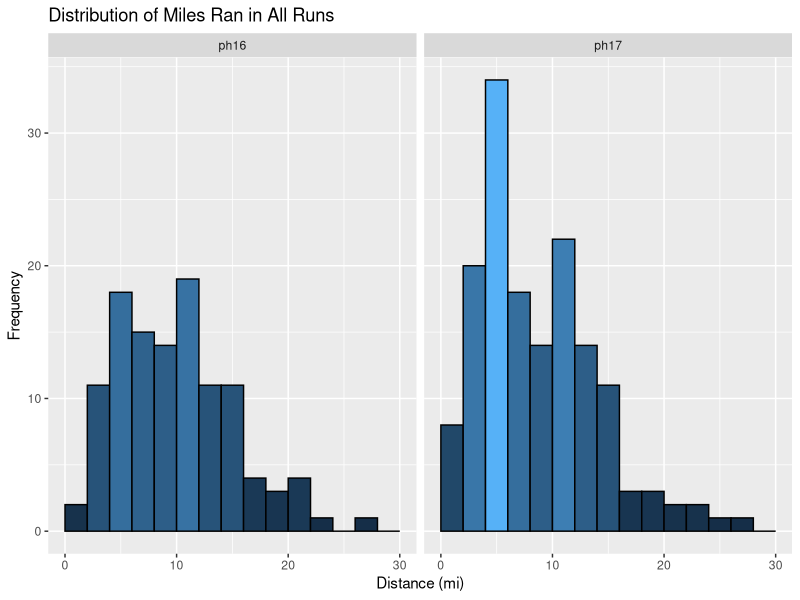
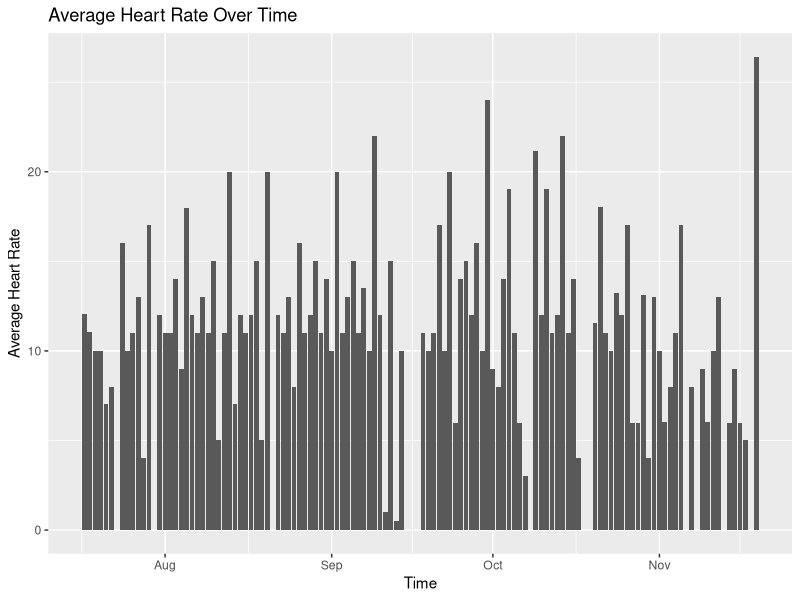
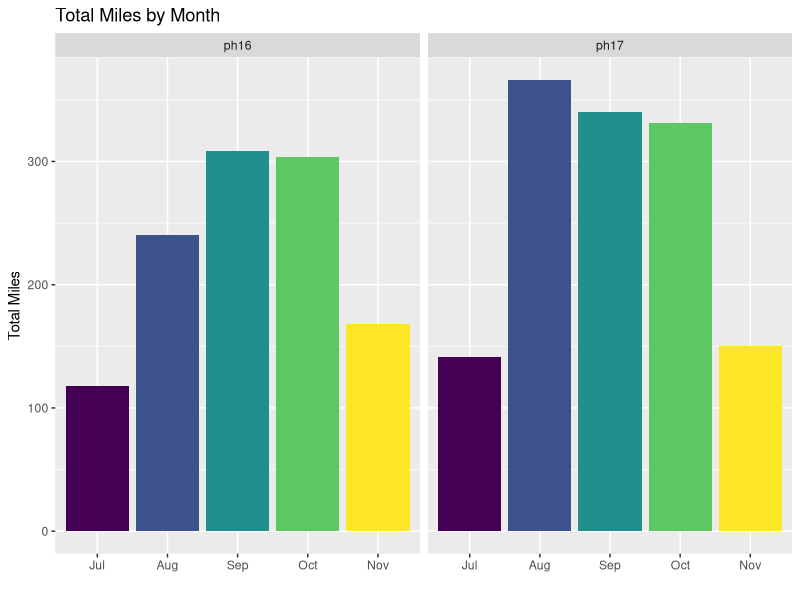
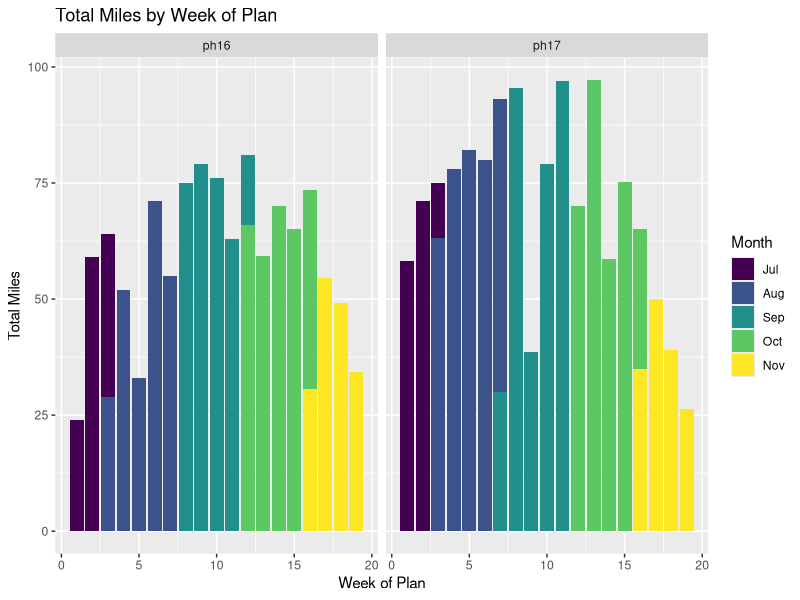
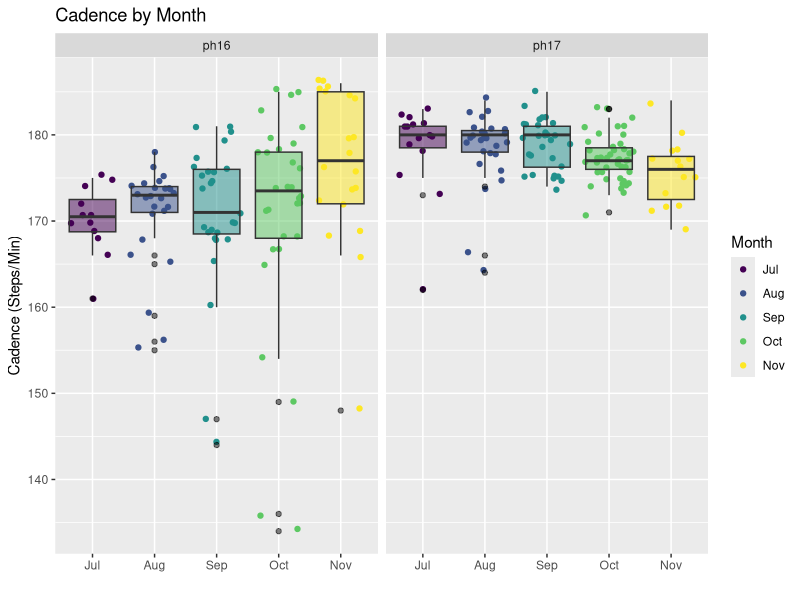
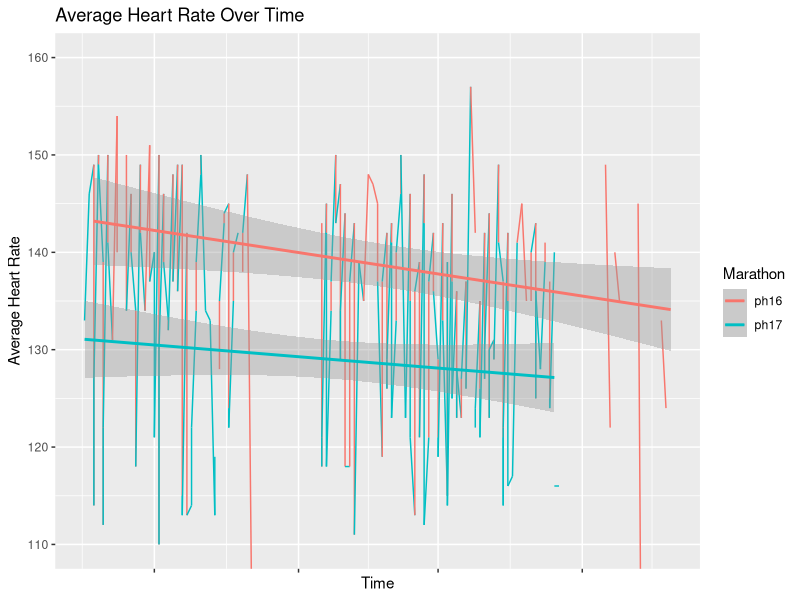
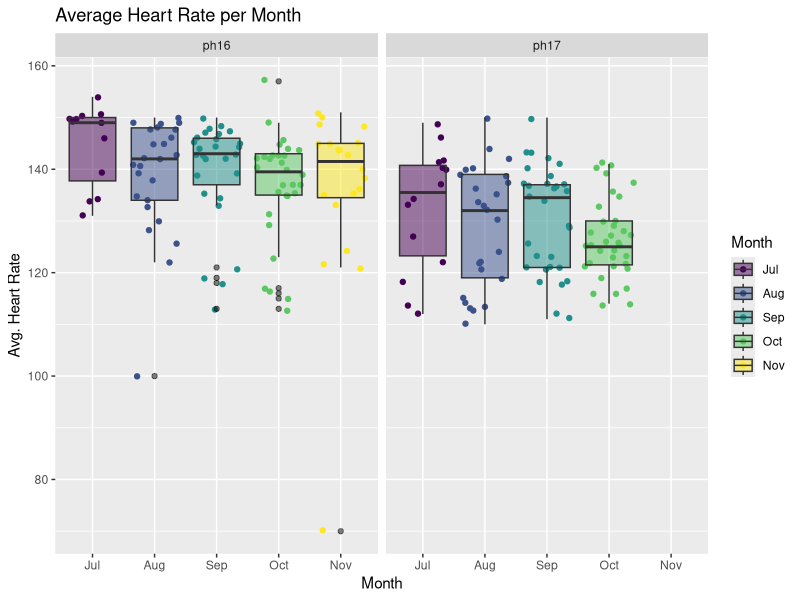
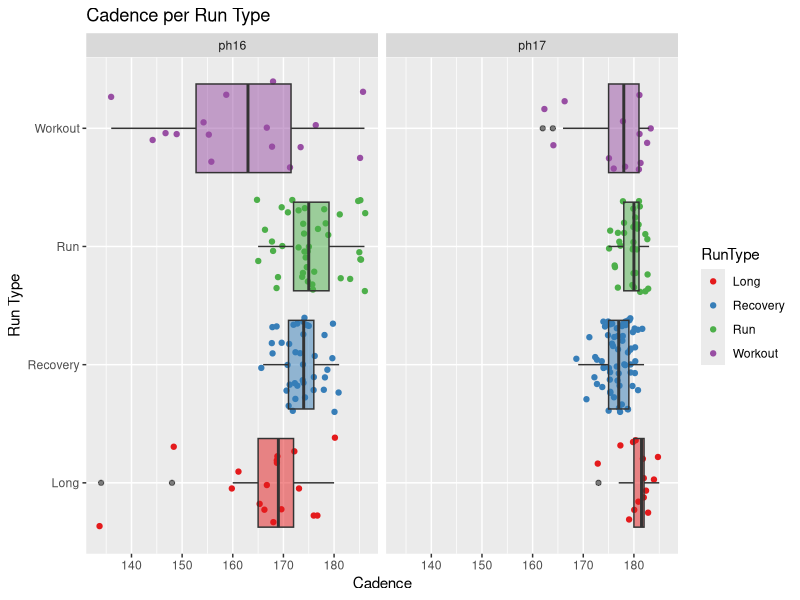

The R script that drew these images, in order:
## ---- chunk 1
library(tidyverse) # data cleaning and manipulation
library(ggplot2) # plotting
library(lubridate) # dates
library(RColorBrewer) # plotting
library(magrittr) # pipe operations

## load in data files for both races
philly17 <- read.csv("../../Data/2017/cleanedMarathonTrainingData_philly17.csv", stringsAsFactors = F)
philly16 <- read.csv("../../Data/2016/cleanedMarathonTrainingData_philly16.csv", stringsAsFactors = F)

# random missing month value?
philly16[17,"Month"] <- "Aug"

## combine into 1 dataset and remove redundant row
philly <- rbind(philly16,philly17)
philly %<>% select(-X)

glimpse(philly)

table(philly$Marathon)
## ---- chunk 2
philly %<>%
  mutate(# make POSIXct again
         Time = as.POSIXct(Time),
         Avg.Pace = as.POSIXct(Avg.Pace),
         Best.Pace = as.POSIXct(Best.Pace),
         Date = as.POSIXct(Date),
         StartTime = as.POSIXct(StartTime),
         # make Month an ordered factor
         Month = factor(Month, ordered = TRUE, 
                        levels = c("Jul","Aug","Sep","Oct","Nov")))
## ---- chunk 3
#distance histogram
ggplot(data = philly, aes(x = Distance)) + 
  geom_histogram(binwidth = 2, aes(fill = ..count..), colour = "black", boundary = 2) +
  scale_x_continuous(limits = c(0, 30)) +
  xlab("Distance (mi)") + 
  ylab("Frequency") + 
  ggtitle("Distribution of Miles Ran in All Runs") + 
  guides(fill = FALSE) +
  facet_grid(~ Marathon)
## ---- chunk 4
cat("2017 Runs: ")
table(philly$RunCat[philly$Marathon=="ph17"])
cat("2016 Runs: ")
table(philly$RunCat[philly$Marathon=="ph16"])
## ---- chunk 5
philly %>%
  filter(RunCat == "Misc")
## ---- chunk 6
philly %>%
  filter(Marathon == "ph17") %>%
  ggplot(aes(Date, Distance)) + 
    geom_bar(stat="identity") +
    #theme(axis.text.x = element_blank()) +
    xlab("Time") + 
    ylab("Average Heart Rate") + 
    ggtitle("Average Heart Rate Over Time")
## ---- chunk 7
cat("2017 Runs: ")
philly %>% filter(Marathon == "ph17") %>%
  select(Distance) %>%
  summarize(mean = mean(Distance), median = median(Distance), StdDev = sd(Distance),
            Min = min(Distance), Max = max(Distance), Count = n())
cat("2016 Runs: ")
philly %>% filter(Marathon == "ph16") %>%
  select(Distance) %>%
  summarize(mean = mean(Distance), median = median(Distance), StdDev = sd(Distance),
            Min = min(Distance), Max = max(Distance), Count = n())
## ---- chunk 8
#miles by month bars
ggplot(philly, aes(Month, Distance, fill = Month)) + 
  geom_bar(stat="identity") +
  xlab("") + 
  ylab("Total Miles") + 
  guides(fill=FALSE) +
  ggtitle("Total Miles by Month") +
  facet_grid( ~ Marathon)
## ---- chunk 9
ggplot(data = philly, aes(Week, Distance, fill = Month)) + 
  geom_bar(stat="identity") +
  xlab("Week of Plan") + 
  ylab("Total Miles") + 
  ggtitle("Total Miles by Week of Plan") + 
  facet_grid(~ Marathon)
## ---- chunk 10
#avg. cadence grouped by month
ggplot(data = philly, aes(Month, Avg.Cadence)) + 
  geom_jitter(aes(colour = Month)) +
  geom_boxplot(aes(fill = Month), outlier.colour = "black", alpha = 0.5) +
  xlab("") + 
  ylab("Cadence (Steps/Min)") + 
  guides(fill=FALSE) +
  ggtitle("Cadence by Month") + 
  facet_grid(~ Marathon)
## ---- chunk 11
philly %>%
  #filter(Marathon == "ph16") %>%
  ggplot(data = , aes(as.POSIXct(paste(month(Date),'/',day(Date), sep=""),format="%m/%d"), Avg.HR)) + 
    geom_line(aes(group=1, colour = Marathon)) +
    geom_smooth(method = "lm", se = T, aes(colour = Marathon)) + 
    theme(axis.text.x = element_blank()) +
    xlab("Time") + 
    ylab("Average Heart Rate") + 
    ggtitle("Average Heart Rate Over Time") + 
    coord_cartesian(ylim = c(110, 160))
## ---- chunk 12
#avg. HR grouped by month
ggplot(data = philly, aes(Month, Avg.HR)) + 
  geom_jitter(aes(colour = Month)) +
  geom_boxplot(aes(fill = Month), outlier.colour = "black", alpha = 0.5) + 
  xlab("Month") + 
  ylab("Avg. Heart Rate") + 
  ggtitle("Average Heart Rate per Month") + facet_grid(~ Marathon)
## ---- chunk 13
#avg. cadence grouped by month
philly %>%
  filter(RunType != "Race",
         RunType != "Misc") %>%
  ggplot(aes(RunType, Avg.Cadence)) + 
    geom_jitter(aes(colour = RunType)) +
    geom_boxplot(aes(fill = RunType), outlier.colour = "black", alpha = 0.5) +
    scale_colour_brewer(palette = "Set1") +
    scale_fill_brewer(palette = "Set1") +
    xlab("Run Type") + 
    ylab("Cadence") + 
    guides(fill=FALSE) +
    coord_flip() + 
    ggtitle("Cadence per Run Type") +
    facet_grid(~ Marathon)
  
## ---- chunk 14
ggplot(data = philly, aes(Avg.Cadence, Avg.HR)) + 
  geom_point(aes(colour = RunType), na.rm = TRUE) +
  #geom_smooth() +
  xlab("Cadence") + 
  ylab("Average Heart Rate") + 
  scale_y_continuous(limits = c(110, 160)) +
  ggtitle("Average Heart Rate by Cadence") + 
  facet_grid(~Marathon)
## ---- chunk 15
#avg. cadence grouped by month
philly %>%
  filter(RunType != "Race",
         RunType != "Misc") %>%
  ggplot(aes(RunType, Avg.HR)) + 
    geom_jitter(aes(colour = RunType)) +
    geom_boxplot(aes(fill = RunType), outlier.colour = "black", alpha = 0.5) +
    xlab("Run Type") + 
    ylab("Avg Heart Rate") + 
    guides(fill=FALSE) +
    coord_flip() + 
    ggtitle("Average Heart Rate per Run Type") + 
    facet_grid(~Marathon)
## ---- chunk 16
philly %>%
  filter(Marathon == "ph17") %>%
  arrange(desc(Avg.HR)) %>%
  select("Name","Date","Distance","Avg.HR","Max.HR") %>%
  head(1)
  #philly[which.max(philly[philly$Marathon =="ph17",]$Avg.HR),] %>%
  #select("Name","Date","Distance","Avg.HR","Max.HR")
## ---- chunk 17
philly %>%
  filter(RunType != "Race",
         RunType != "Misc") %>%
  ggplot(aes(as.POSIXct(paste(month(Date),'/',day(Date), sep=""),format="%m/%d"),
                            Avg.Pace, colour = RunType)) + 
    geom_point() +
    geom_smooth(fill = NA) +  
    theme(axis.text.x = element_blank()) +
    theme(axis.text.y = element_blank()) +
    xlab("Date") + 
    ylab("Average Pace (mile/minute)") + 
    ggtitle("Average Pace Over Time") + 
    labs(caption="") + 
    facet_grid(~Marathon)
## ---- chunk 18
philly %>%
  filter(Marathon == "ph17",
         RunType != "Race",
         RunType != "Misc") %>%
  ggplot(aes(Date, Avg.Pace, colour = RunType)) + 
    geom_point() +
    geom_smooth(fill = NA) +  
    theme(axis.text.x = element_blank()) +
    theme(axis.text.y = element_blank()) +
    xlab("Date") + 
    ylab("Average Pace (mile/minute)") + 
    ggtitle("Average Pace Over Time") + 
    labs(caption="") + 
    facet_grid(RunType~.)
## ---- chunk 19
table(philly$RunType)

philly %>%
  filter(RunType != "Race",
         RunType != "Misc") %>%
  ggplot(aes(RunType,(Avg.Cadence*((hour(Time)*60)+
                                     (minute(Time))+(second(Time)/60))))) + 
    geom_bar(aes(fill = RunType), stat = "identity") +
    xlab("Run Type") + 
    ylab("Steps") + 
    guides(fill=FALSE) +
    ggtitle("Total Steps Taken by Run Type") +
    facet_grid(~Marathon)
  
## ---- chunk 20
philly %>%
  filter(RunType != "Race",
         RunType != "Misc") %>%
  ggplot(aes(Elev.Gain, Avg.HR)) + 
    geom_point(aes(colour = RunType), na.rm = TRUE) +
    geom_smooth(fill = NA, na.rm = TRUE) +
    xlab("Elevation Gain (ft.)") + 
    ylab("Average Heart Rate (BPM)") +
    scale_y_continuous(limits = c(110, 160)) +
    ggtitle("Average Heart Rate by Elevation Gain") +
    facet_grid(~Marathon)
## ---- chunk 21
philly %>%
  filter(RunType != "Race",
         RunType != "Misc") %>%
  ggplot(aes(RunType, Max.HR)) + 
    geom_jitter(aes(colour = RunType)) +
    geom_boxplot(aes(fill = RunType), outlier.colour = "black", alpha = 0.5) +
    xlab("Run Type") + 
    ylab("Max Heart Rate (BPM)") + 
    ggtitle("Max Heart Rate by Run Type") +
    facet_grid(~Marathon)
